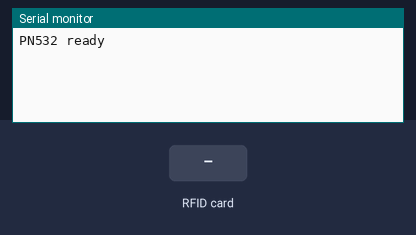
Simulated run of this sketch. Board: ESP32. Shown: the last lines printed to the serial monitor. Inputs (shaded band) come from the test bench.

Above: at 1.2 s.
1.3 s: RFID card 5E 7A 19 C4 held to the reader
At 1.7 s:
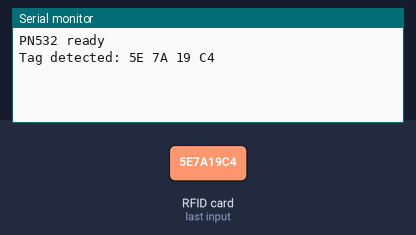
At 6.8 s:
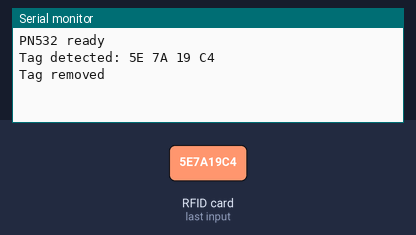

Measured:
- after the input at 1.3 s, the serial monitor: prints a new line at once (image 1)

The sketch:

SerialBridgeRFID_Basic.ino
```cpp
#include <Wire.h>
#include <Adafruit_PN532.h>

#define SDA_PIN 8
#define SCL_PIN 9

Adafruit_PN532 nfc(SDA_PIN, SCL_PIN);

bool tag_present = false;
uint8_t last_uid[7];
uint8_t last_uid_len = 0;
uint8_t no_read_count = 0;

const uint8_t MAX_NO_READS = 20;  // Number of failed reads before confirming removal

void setup() {
  Serial.begin(115200);
  Serial1.begin(115200, SERIAL_8N1, 20, 21);

  Wire.begin(SDA_PIN, SCL_PIN);
  nfc.begin();

  if (!nfc.SAMConfig()) {
    Serial.println("PN532 init failed");
    while (1) delay(10);
  }

  Serial.println("PN532 ready");
}

void loop() {
  uint8_t uid[7];
  uint8_t uidLength = 0;

  bool success = nfc.readPassiveTargetID(PN532_MIFARE_ISO14443A, uid, &uidLength, 100);

  if (success) {
    no_read_count = 0;

    if (!tag_present || uidLength != last_uid_len || memcmp(uid, last_uid, uidLength) != 0) {
      tag_present = true;
      last_uid_len = uidLength;
      memcpy(last_uid, uid, uidLength);

      Serial.print("Tag detected: ");
      Serial1.print("Tag: ");
      for (uint8_t i = 0; i < uidLength; i++) {
        Serial.print(uid[i], HEX); Serial.print(" ");
        Serial1.print(uid[i], HEX); Serial1.print(" ");
      }
      Serial.println();
      Serial1.println();
    }
  } else {
    if (tag_present) {
      no_read_count++;
      if (no_read_count >= MAX_NO_READS) {
        tag_present = false;
        last_uid_len = 0;
        memset(last_uid, 0, sizeof(last_uid));
        Serial.println("Tag removed");
        Serial1.println("Tag removed");
      }
    }
  }

  delay(100);  // Adjust as needed
}
```
